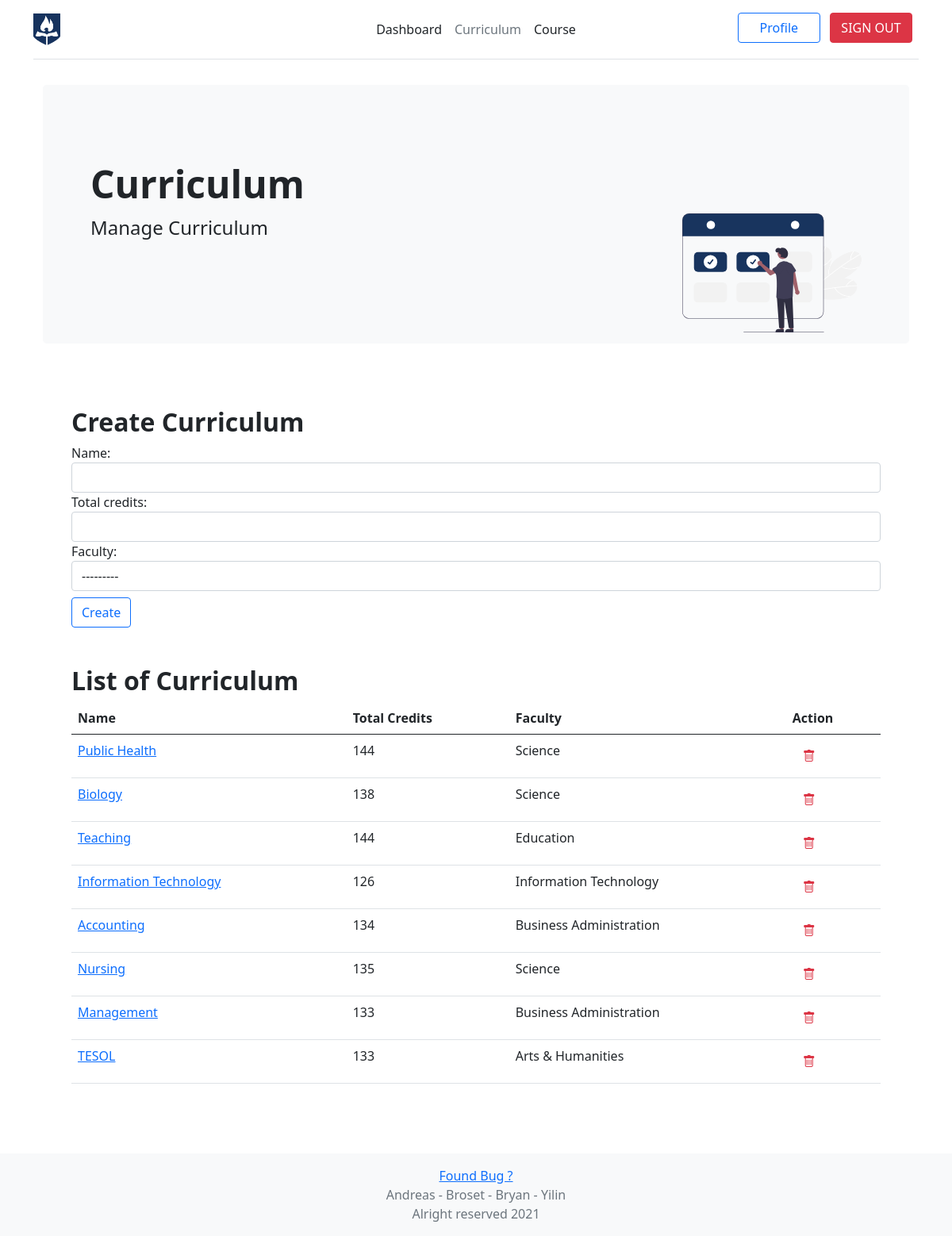
The page /ssapp/admin/curriculum (signed in) on the database its author committed.
### ssapp/models.py (models this page shows, shortened)
class Faculty(models.Model):
    name = models.CharField(max_length=50, unique=True)
    def __str__(self):
        return "{}".format(self.name)

class Curriculum(models.Model):
    name = models.CharField(max_length=50, unique=True)
    total_credits = models.PositiveSmallIntegerField()
    faculty = models.ForeignKey(Faculty, on_delete=models.CASCADE)
    courses = models.ManyToManyField('Course', blank=True, related_name="curriculum")

### ssapp/views.py (the view, shortened to what this page needs)
# urls.py: path("ssapp/admin/curriculum", views.AdminCurriculum.as_view(), name="admin_curriculum"),
class AdminCurriculum(LoginRequiredMixin, generic.CreateView):
    login_url = '/accounts/login'
    form_class = CurriculumForm
    template_name = 'ssapp/admin/curriculum.html'
    def get(self, *args, **kwargs):
        if self.request.user.username != "admin":
            messages.warning(self.request, "You do not have admin capability")
            return redirect('ssapp:dashboard')
        all_curr = Curriculum.objects.all()
        form = self.form_class()
        context = {"all_curr": all_curr, "form": form}
        return render(self.request, self.template_name, context)

### ssapp/forms.py
class CurriculumForm(forms.ModelForm):
    def __init__(self, *args, **kwargs):
        super(CurriculumForm, self).__init__(*args, **kwargs)
        for name in self.fields.keys():
            self.fields[name].widget.attrs.update({
                'class': 'form-control',
            })
    class Meta:
        model = Curriculum
        fields = ('name', 'total_credits', 'faculty')

### ssapp/templates/ssapp/admin/curriculum.html (shortened to what this page needs)
{% extends 'ssapp/base.html' %}
{% load static %}
{% block header_admin_curr %} <span class="text-muted"> Curriculum </span> {% endblock %}
{% block html_head %}
    <link rel="stylesheet" href="https://cdn.jsdelivr.net/npm/bootstrap-icons@1.5.0/font/bootstrap-icons.css">
{% endblock %}
    {% block body %}
   <div class="container py-2">
      <div class="p-5 mb-4 bg-light rounded-3">
      <div class="container-fluid py-5 mb-2">
        <h1 class="display-5 fw-bold">Curriculum</h1>
            <img class="float-end" src="{% static 'images/undraw_Booking_re_gw4j.svg' %}" height="150px">
        <p class="col-md-8 fs-4 mb-4"> Manage Curriculum </p>
      </div>
      </div>
      </div>
      <div class="p-5">
          <div class="mb-5">
          <h2 class="display-7 fw-bold">Create Curriculum</h2>
          <form id="create_curriculum">
              {{ form }}
              <input type="submit" class="mt-2 btn btn-outline-primary" value="Create" />
          </form>
          </div>
      <h2 class="display-7 fw-bold">List of Curriculum</h2>
      <table class="table">
          <thead>
          <tr>
              <th>Name</th>
              <th>Total Credits</th>
              <th>Faculty</th>
              <th>Action</th>
          </tr>
          </thead>
          <tbody>
          {% for curr in all_curr %}
          <tr>
              <td><a href="{% url 'ssapp:admin_detail_curriculum' curr.pk %}">{{ curr.name }} </a></td>
              <td>{{ curr.total_credits }}</td>
              <td>{{ curr.faculty }}</td>
              <td> <button type="button" id="delete_{{curr.pk}}" value="{{ curr.pk }}" class="btn btn-link"><i class="bi bi-trash text-danger"></i></button></td>
          </tr>
          {% endfor %}
          </tbody>
               </table>
      </div>
        {% endblock %}

### rows shown on the page
Curriculum: name "Public Health", total_credits "144", faculty "Science", {{ curr.pk }} 4 (drawn)
Curriculum: name "Biology", total_credits "138", faculty "Science", {{ curr.pk }} 5 (drawn)
Curriculum: name "Teaching", total_credits "144", faculty "Education", {{ curr.pk }} 6 (drawn)
Curriculum: name "Information Technology", total_credits "126", faculty "Information Technology", {{ curr.pk }} 7 (drawn)
Curriculum: name "Accounting", total_credits "134", faculty "Business Administration", {{ curr.pk }} 8 (drawn)
Curriculum: name "Nursing", total_credits "135", faculty "Science", {{ curr.pk }} 19 (drawn)
Curriculum: name "Management", total_credits "133", faculty "Business Administration", {{ curr.pk }} 20 (drawn)
Curriculum: name "TESOL", total_credits "133", faculty "Arts & Humanities", {{ curr.pk }} 21 (drawn)
